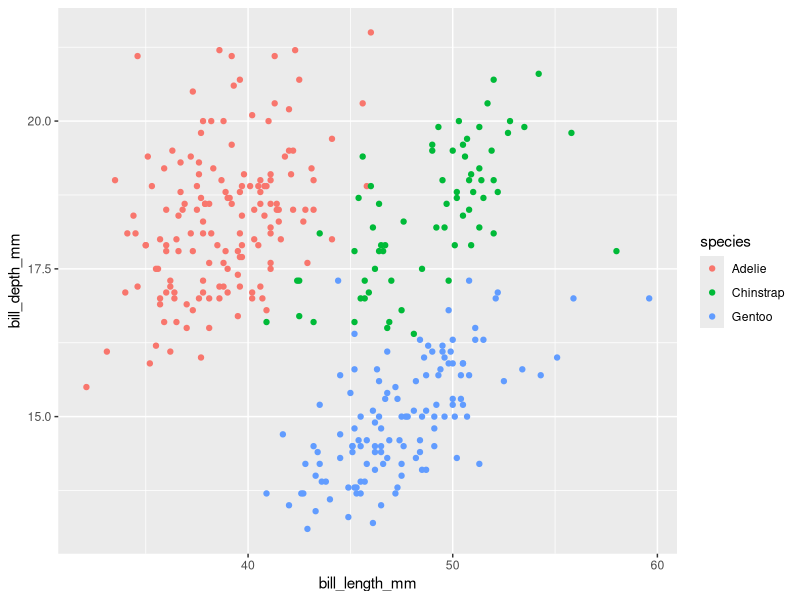
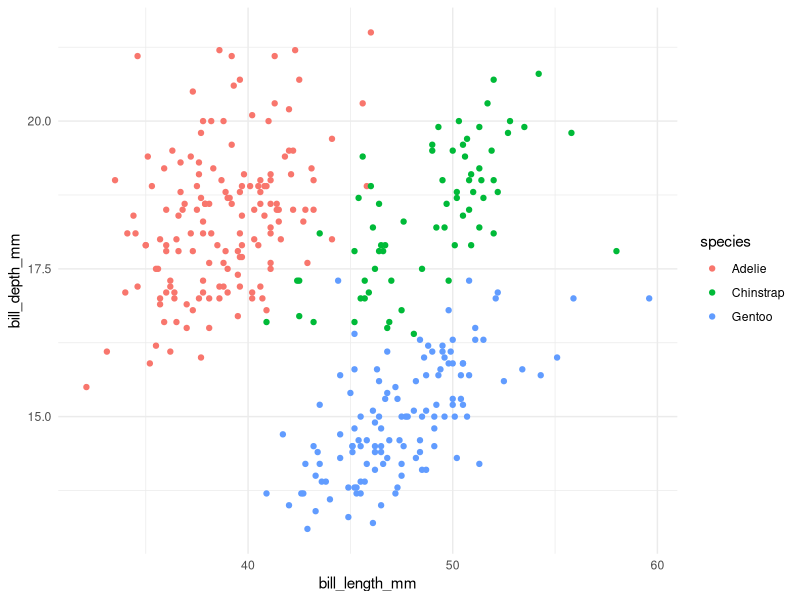

Here is the R script that generated these plots, in order:

            library(ggplot2)
            library(palmerpenguins)
            built_answer <- tryCatch(
                {
                    set.seed(42)
                    ggplot(penguins, aes(x = bill_length_mm, y = bill_depth_mm, colour = species)) + geom_point()
                    suppressWarnings(
                        if (!file.exists("/sandbox/figures/bill-length_bill-depth_scatter_colour_species_answer.png")) {
                            ggsave(
                                width = 3,
                                height = 3,
                                "/sandbox/figures/bill-length_bill-depth_scatter_colour_species_answer.png"
                            )
                        }
                    )
                    suppressWarnings(
                        ggplot_build(last_plot())
                    )
                },
                error = function(e) {
                    'ERROR'
                }
            )
            built_submission <- tryCatch(
                {
                    set.seed(42)
                    library(palmerpenguins)

ggplot(penguins, aes(x = bill_length_mm, y = bill_depth_mm, color = species)) +
  geom_point() +
  theme_minimal()
                    suppressWarnings(
                        ggsave(
                            width = 3,
                            height = 3,
                            "figures/bill-length_bill-depth_scatter_colour_species_submission_granite.png"
                        )
                    )
                    suppressWarnings(
                        ggplot_build(last_plot())
                    )
                },
                error = function(e) {
                    'ERROR'
                }
            )
            cat(isTRUE(all.equal(built_answer, built_submission)))
        
